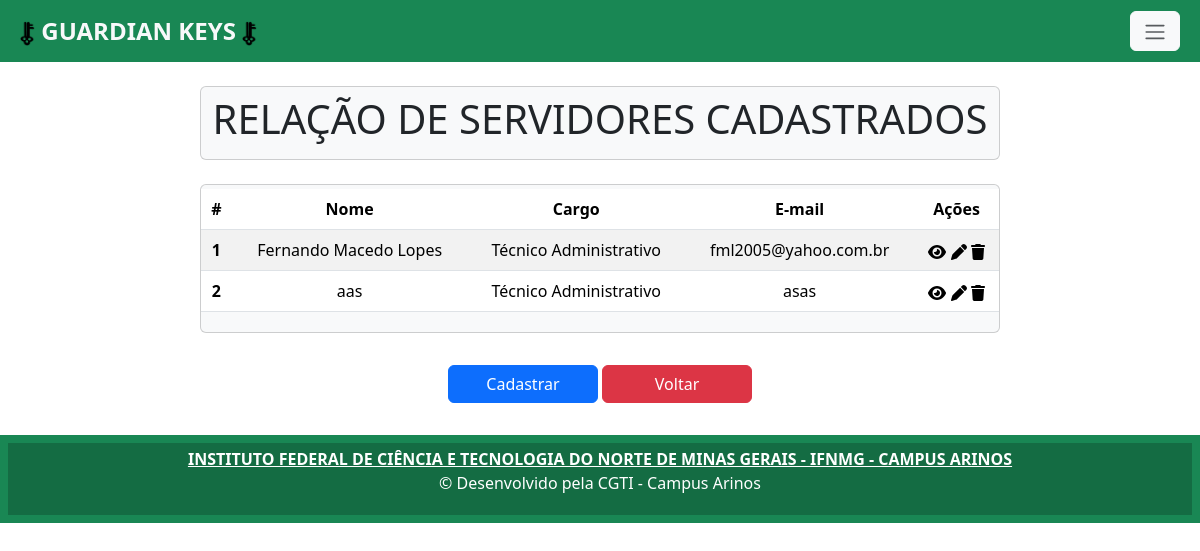
The page /servidor_index/ on the database as committed earlier.
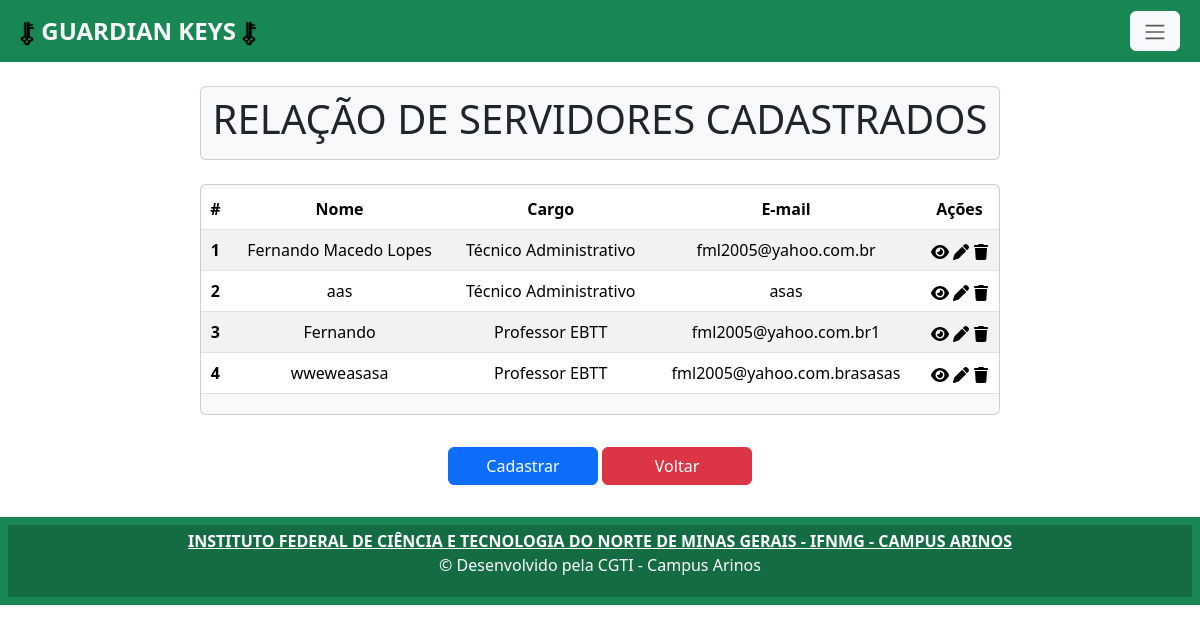
The same page on the database as committed later.
### app/models.py (models this page shows, shortened)
class Servidor(models.Model):
    nome = models.CharField(max_length=150)
    cargo = models.CharField(max_length=22, choices=CARGO)
    email = models.EmailField(max_length=150, unique=True)
    biometria = models.CharField(max_length=150, unique=True)

### app/views.py (the view)
# urls.py: path('servidor_index/', servidor_index, name='servidor_index'),
def servidor_index(request):
    data = {}
    data['db'] = Servidor.objects.all()
    paginators = Paginator (data['db'], 10)
    page_num = request.GET.get('page')
    page = paginators.get_page(page_num)
    return render(request, 'servidor_index.html', {'page': page})

### app/templates/servidor_index.html (shortened to what this page needs)
{% extends 'base.html' %}
{% load static %}
{% block content%}
    <div class="col-8 m-auto pt-2 pb-2 text-center card rounded bg-light mb-4">
    <h1>RELAÇÃO DE SERVIDORES CADASTRADOS</h1>
    </div>
    <div class="col-8 m-auto pt-1 pb-1 text-center card rounded bg-light mb-4">
        <table class="table table-striped">
            <thead class="thead-dark">
              <tr>
                <th scope="col">#</th>
                <th scope="col">Nome</th>
                <th scope="col">Cargo</th>
                <th scope="col">E-mail</th>
                <th scope="col">Ações</th>
              </tr>
            </thead>
            <tbody>
              {% for dbs in page.object_list %}
                <tr>
                  <th scope="row">{{dbs.id}}</th>
                  <td>{{dbs.nome}}</td>
                  <td>{{dbs.cargo}}</td>
                  <td>{{dbs.email}}</td>
                  <td>
                    <a href="/servidor_view/{{dbs.id}}/"></a>
                    <a href="/servidor_edit/{{dbs.id}}/"></a>
                    <a href=""></a>
                  </td>
                </tr>
              {% endfor %}
            </tbody>
          </table>
    </div>
    <div class="col-8 m-auto pt-2 pb-2 text-center ">
        <a class="btn btn-primary" style="width: 150px;" href="/servidor_form"> Cadastrar </a>
        <a class="btn btn-danger" style="width: 150px;" href="/"> Voltar </a>
    </div>
{% endblock %}

Rows that differ between the two databases and show on the page:
added Servidor: id "3", nome "Fernando", cargo "Professor EBTT", email "fml2005@yahoo.com.br1"
added Servidor: id "4", nome "wweweasasa", cargo "Professor EBTT", email "fml2005@yahoo.com.brasasas"
